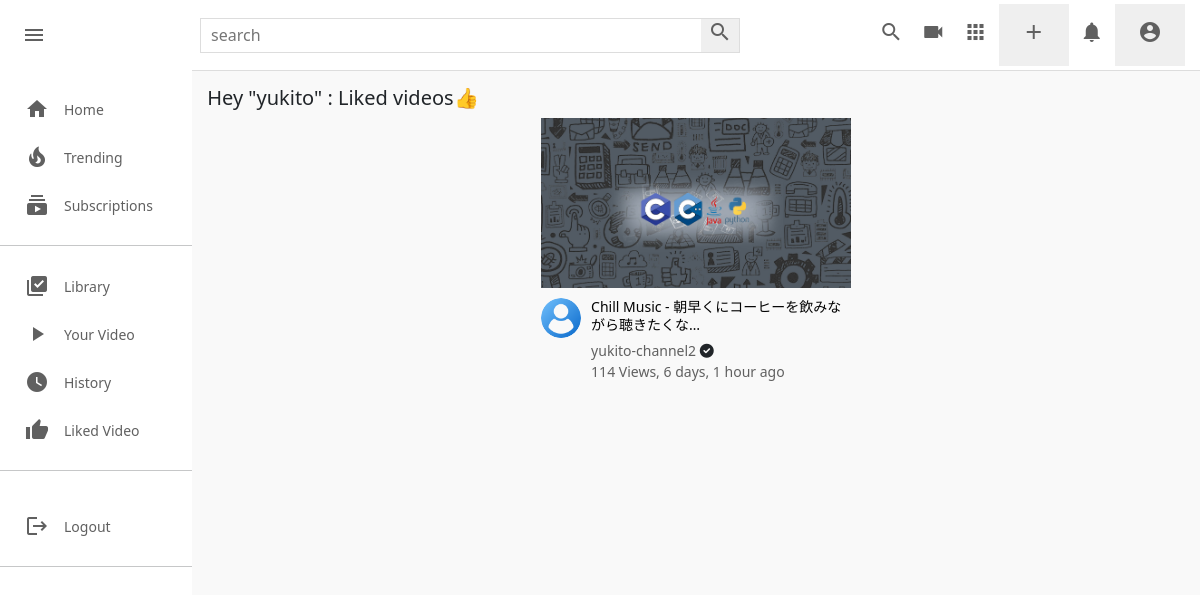
Page /like-video/ (signed in) on the committed database.
### userauths/models.py (models this page shows)
class User(AbstractUser):
    username=models.CharField(max_length=100)
    email=models.EmailField(unique=True,null=True)
    USERNAME_FIELD='email'
    REQUIRED_FIELDS=['username']
    def __str__(self):
        return self.username

### core/models.py (models this page shows, shortened)
class Video(models.Model):
    video=models.FileField(upload_to=user_derectory_path)
    image=models.ImageField(upload_to=user_derectory_path,null=True,blank=True)
    title=models.CharField(max_length=100)
    description=models.TextField(max_length=4000,null=True,blank=True)
    tags=TaggableManager(blank=True)
    date=models.DateTimeField(auto_now_add=True)
    visibility=models.CharField(choices=VISIBILITY,max_length=100,default='public')
    user=models.ForeignKey(User,on_delete=models.SET_NULL,null=True)
    views=models.PositiveIntegerField(default=0)
    likes=models.ManyToManyField(User,blank=True,related_name='likes')
    featured=models.BooleanField(default=False)

### channel/models.py (models this page shows, shortened)
class Channel(models.Model):
    channel_art=models.ImageField(upload_to=user_derectory_path,default='images/channel-art.jpg')
    image=models.ImageField(upload_to=user_derectory_path,default='images/user-image.png')
    full_name=models.CharField(max_length=100)
    channel_name=models.CharField(max_length=100)
    description=models.TextField(null=True,blank=True)
    keyword=TaggableManager(blank=True)
    date=models.DateTimeField(auto_now_add=True)
    status=models.CharField(choices=STATUS,max_length=100,default='Active')
    user=models.OneToOneField(User,on_delete=models.SET_NULL,null=True,related_name="channel")
    subscribers=models.ManyToManyField(User,related_name="user_subs",blank=True)
    verified=models.BooleanField(default=False)
    total_view=models.PositiveIntegerField(default=0)
    business_email=models.EmailField(null=True,blank=True)
    make_business_email_public=models.BooleanField(default=False)
    business_location=models.CharField(null=True,blank=True,max_length=100)
    make_business_location_public=models.BooleanField(default=False)
    website=models.URLField(default='https://www.udemy.com/home')
    instagram=models.URLField(default='https://www.udemy.com/home')
    facebook=models.URLField(default='https://www.udemy.com/home')
    twitter=models.URLField(default='https://www.udemy.com/home')

### core/views.py (the view)
# urls.py: path('like-video/',views.like_video,name='like-video'),
def like_video(request):
    user=request.user
    videos=Video.objects.filter(likes=user)
    context={
        'videos': videos,
    }
    return render(request,'saved_video.html',context)

### templates/saved_video.html (shortened to what this page needs)
{% extends 'base.html' %}
{% load static %}
{% block style %}
<link rel="stylesheet" href="{% static 'css/style.css' %}" type="text/css">
{% endblock style %}
{% block content %}
        {% include 'partials/alert.html' %}
        <div class="mainBody">
            {% include 'partials/sidebar.html' %}
            <div class="videos">
                <div class="drop-down-container">
                    {% if request.path == '/like-video/' %}
                    <h1 style="font-size: 20px;">Hey "{{request.user}}" : Liked videos👍</h1>
                    {% endif %}
                </div>
                <div class="video-container">
                    {% for v in videos %}
                    <div class="video">
                            <div class="video-thumbnail">
                                <a href="{% url 'video-detail' v.id %}">
                                    <img src="{{v.image.url}}" alt="">
                                </a>
                            </div>
                            <div class="video-details">
                                <div class="author">
                                    <a href="{% url 'channel-profile' v.user.channel.id %}">
                                        <img src="{{v.user.channel.image.url}}" alt="">
                                    </a>
                                </div>
                                <div class="title">
                                    <a href="{% url 'video-detail' v.id %}">
                                        <h3>{{v.title|truncatechars:34}}</h3>
                                    </a>
                                    <a href="">
                                        <small>
                                            <a href="{% url 'channel-profile' v.user.channel.id %}">
                                                {{v.user.channel.channel_name}}
                                            </a>
                                            {% if v.user.channel.verified == True %}
                                            <i class="fas fa-check-circle"></i>
                                            {% endif %}
                                        </small>
                                    </a>
                                    <span>{{v.views}} Views, {{v.date|timesince}} ago</span>
                                </div>
                            </div>
                    </div>
                    {% endfor %}
                </div>
            </div>
        </div>
{% endblock content %}

### static/css/style.css (style rules this page uses)
* { margin: 0; padding: 0; box-sizing: border-box; }
body { font-family: 'Roboto','sans-serif'; }
.mainBody { height: calc(100vh - 70px); display: flex; overflow: hidden; }
.videos { background-color: #f9f9f9; width: 100%; height: 100%; padding: 15px 15px; border-top: 1px solid #ddd; overflow-y: scroll; }
.video-container { display: flex; flex-direction: row; justify-content: space-around; flex-wrap: wrap; }
.video { width: 310px; margin-bottom: 30px; }
.video-thumbnail { width: 100%; height: 170px; }
.video-thumbnail img { object-fit: cover; height: 100%; width: 100%; }
.author img { object-fit: cover; border-radius: 50%; height: 40px; width: 40px; margin-right: 10px; }
.video-details { display: flex; margin-top: 10px; }
.title { display: flex; flex-direction: column; }
.title h3 { color: rgb(3, 3, 3); line-height: 18px; font-size: 14px; margin-bottom: 6px; }
.title a, span { text-decoration: none; color: rgb(96, 96, 96); font-size: 14px; }
h1 { font-size: 20px; margin-bottom: 10px; color: rgb(3, 3, 3); }

### templates/base.html (style rules this page uses)
a { color: black; text-decoration: none; }

### templates/saved_video.html (style rules this page uses)
a { color: black; }

### templates/partials/sidebar.html (style rules this page uses)
a { color: black; text-decoration: none; }

### rows in the picture
User: user "yukito"
Video: image (picture), user.channel.image (picture), title "Chill Music - 朝早くにコーヒーを飲みながら聴きたくな…", user.channel.channel_name "yukito-channel2", views "114", date "6 days, 1 hour"
